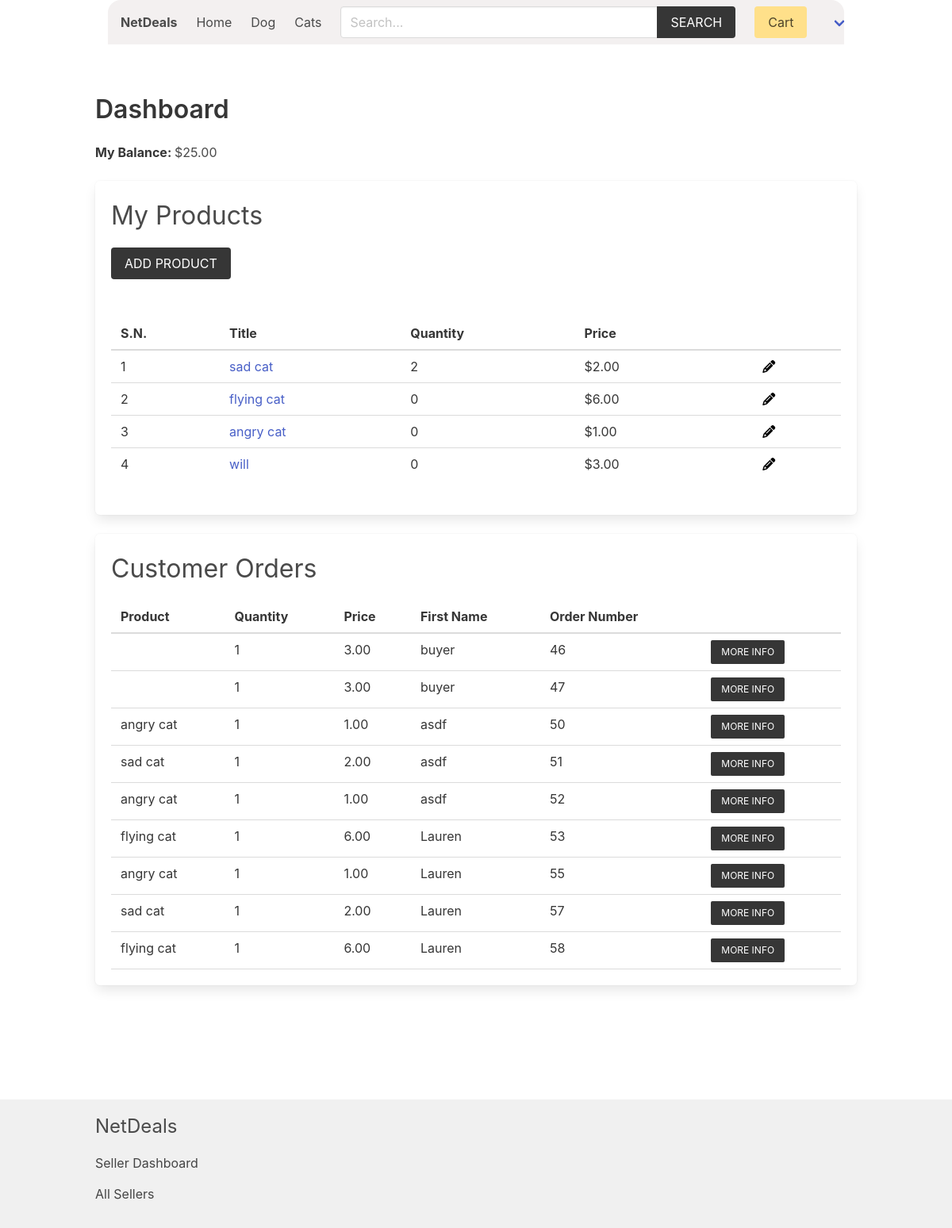
Screenshot of /seller/seller-dashboard/ (signed in) with the database file from the repository.
### product/models.py (models this page shows, shortened)
class Category(models.Model):
    title = models.CharField(max_length=50)
    slug = models.SlugField(max_length=55)
    ordering = models.IntegerField(default=0)
    class Meta:
        ordering = ['ordering']

class Product(models.Model):
    quantity = models.PositiveIntegerField(default=0)
    category = models.ForeignKey(Category, related_name='products', on_delete=models.CASCADE)
    seller = models.ForeignKey(SellerProfile, related_name="products", on_delete=models.CASCADE)
    title = models.CharField(max_length=50)
    slug = models.SlugField(max_length=55)
    description = models.TextField(blank=True, null=True)
    price = models.DecimalField(max_digits=6, decimal_places=2)
    added_date = models.DateTimeField(auto_now_add=True)
    image = models.ImageField(upload_to='uploads/', blank=True, null=True)
    thumbnail = models.ImageField(upload_to='uploads/', blank=True, null=True) # Change uploads to thumbnails
    class Meta:
        ordering = ['-added_date']

### accounts/models.py (models this page shows, shortened)
class SellerProfile(models.Model):
    is_approved = models.BooleanField(default=False) # for admin approval
    phone_number = models.CharField(max_length=15, null=True, blank=True)
    address = models.CharField(max_length=255, null=True, blank=True)
    user = models.OneToOneField(CustomUser, on_delete=models.CASCADE)
    company_name = models.CharField(max_length=100, null=True, blank=True)
    company_description = models.TextField(null=True, blank=True)
    def get_balance(self):
        print("Called get_balance function")
        OrderItem = apps.get_model('order', 'OrderItem')
        items_sold = OrderItem.objects.filter(seller_id=self.id)
        print(f"Items sold: {items_sold}")  # Add this line
        total_balance = sum(item.price * item.quantity for item in items_sold)
        print(f"Total balance: {total_balance}")  # Add this line
        return total_balance

### order/models.py (models this page shows, shortened)
class OrderItem(models.Model):
    order = models.ForeignKey(Order, related_name="items", on_delete=models.CASCADE)
    product = models.ForeignKey(Product, related_name="items", on_delete=models.SET_NULL, null=True)
    item_name = models.CharField(max_length=50, default="Unknown")
    seller = models.ForeignKey(SellerProfile, related_name="items", on_delete=models.CASCADE)
    seller_paid = models.BooleanField(default=False)
    price = models.DecimalField(max_digits=8, decimal_places=2)
    quantity = models.IntegerField(default=1)
    return_status = models.BooleanField(default=False)
    def __str__(self):
        return str(self.id)

class Order(models.Model):
    first_name = models.CharField(max_length=100)
    last_name = models.CharField(max_length=100)
    email = models.CharField(max_length=100)
    address = models.CharField(max_length=100)
    zipcode = models.CharField(max_length=100)
    place = models.CharField(max_length=100)
    phone = models.CharField(max_length=100)
    created_at = models.DateTimeField(auto_now_add=True)
    paid_amount = models.DecimalField(max_digits=8, decimal_places=2)
    sellers = models.ManyToManyField(SellerProfile, related_name="orders")
    buyer = models.ForeignKey(BuyerProfile, null=True, blank=True, on_delete=models.SET_NULL, related_name='buyer_orders')
    seller = models.ForeignKey(SellerProfile, null=True, blank=True, on_delete=models.SET_NULL, related_name='seller_orders')
    class Meta:
        ordering = ['-created_at']

### seller/views.py (the view)
# urls.py: path('seller-dashboard/', views.seller_dashboard, name="seller-dashboard"),
@login_required
@is_seller_approved
def seller_dashboard(request):
    if request.user.role != 'seller':
        return redirect('core:home')
    seller = request.user.sellerprofile
    products = seller.products.all()
    sold_items = OrderItem.objects.filter(seller=seller)
    return render(request, 'seller/seller_dashboard.html', {'seller': seller, 'products': products, 'sold_items': sold_items})

### cart/cart.py (called while the page is built)
    def __len__(self):
        return sum(item['quantity'] for item in self.cart.values())

### cart/context_processors.py (called while the page is built)
def cart(request):
    return {'cart': Cart(request)}

### product/context_processors.py (called while the page is built)
def menu_categories(request):
    categories = Category.objects.all()
    return {'categories': categories}

### templates/seller/seller_dashboard.html (shortened to what this page needs)
{% extends 'core/base.html' %}
{% block content %}
    <h1 class="title">Dashboard</h1>
    <div class="mb-5">
        <strong>My Balance: </strong> ${{seller.get_balance}} <br>
    </div>
    <div class="box">
        <h2 class="is-size-3 mb-4">My Products</h2>
        <a href="{% url 'seller:add-product' %}" class="button is-dark is-uppercase mb-6">Add Product</a>
        {% if products %}
        <table class="table is-fullwidth">
            <thead>
                <tr>
                    <th>S.N.</th>
                    <th>Title</th>
                    <th>Quantity</th>
                    <th>Price</th>
                    <th></th>
                    <th></th>
                </tr>
            </thead>
            <tbody>
                {% for product in products %}
                    <tr>
                        <td>{{ forloop.counter }}</td>
                        <td><a href="{% url 'product:product' product.category.slug product.slug %}">{{ product.title }}</a></td>
                        <td id="quantity-{{ product.id }}" data-product-id="{{ product.id }}" >{{ product.quantity }}</td>
                        <td id="price-{{ product.id }}" data-product-id="{{ product.id }}" >${{ product.price }}</td>
                        <td>
                        </td>
                        <td>
                            <span class="edit-toggle" data-product-id="{{ product.id }}">
                                <span class="icon">
                                    <i class="fa-solid fa-pencil" style="color: #000000;"></i>
                                </span>
                            </span>
                        </td>
                    </tr>
                {% endfor %}
            </tbody>
        </table>
        {% else %}
            <p class="has-text-danger">Products not added yet.</p>
        {% endif %}
    </div>
    <div class="box">
        <h2 class="is-size-3 mb-4">Customer Orders</h2>
        {% if sold_items %}
        <table class="table is-fullwidth">
            <thead>
                <tr>
                    <th>Product</th>
                    <th>Quantity</th>
                    <th>Price</th>
                    <th>First Name</th>
                    <th>Order Number</th>
                    <th></th>
                </tr>
            </thead>
            <tbody>
                {% for item in sold_items %}
                    <tr>
                        <td>{{ item.product.title }}</td>
                        <td>{{ item.quantity }}</td>
                        <td>{{ item.price }}</td>
                        <td>{{ item.order.first_name }}</td>
                        <td>{{ item.order.id }}</td>
                        <td>
                            <div class="button-container">
                              <button class="button is-dark is-uppercase is-small more-info-btn" data-detail-id="detail-{{ item.id }}" id="more-info-{{ item.id }}">More Info</button>
                            </div>
                          </td>
                    </tr>
                {% endfor %}
            </tbody>
        </table>
        {% else %}
        <p class="has-text-danger">nothing sold yet</p>
        {% endif %}
    </div>
    </div>
{% endblock content %}

### templates/core/base.html (shortened to what this page needs)
{% load static %}
{% load product_filters %}
<!DOCTYPE html>
<html lang="en">
<head>
    <link rel="stylesheet" href="https://cdn.jsdelivr.net/npm/bulma@0.9.2/css/bulma.min.css">
    <link rel="stylesheet" href="{% static 'css/main.css' %}">
</head>
<body>
    <div class="container px-4">
        <nav class="navbar px-4" role="navigation" aria-label="main navigation">
            <div class="navbar-brand">
                <a class="navbar-item" href="{% url 'core:home' %}">
                    <h1><strong>NetDeals</strong></h1>
                </a>
            </div>
            <div id="navbarBasicExample" class="navbar-menu">
                <div class="navbar-start">
                <a class="navbar-item" href="{% url 'core:home' %}">
                    Home
                </a>
                {% for category in categories %}
                    <a class="navbar-item" href="{% url 'product:category' category.slug %}">
                        {{category.title}}
                    </a>
                {% endfor %}
                </div>
                <div class="navbar-start">
                    <div class="navbar-item">
                        <form method="get" action="{% url 'product:search' %}">
                            <div class="field has-addons">
                                <div class="control">
                                    <input type="search" name="query" id="" class="input" placeholder="Search...">
                                </div>
                                <div class="control">
                                    <button class="button is-dark is-uppercase">Search</button>
                                </div>
                            </div>
                        </form>
                    </div>
                </div>
                <div class="navbar-end">
                <div class="navbar-item">
                    <a href="{% url 'cart:cart' %}" class="button is-warning">Cart {% if cart %}({{cart|length}}){% endif %}</a>
                </div>
                {% if user.role == 'seller' %}
                <div class="navbar-item has-dropdown is-hoverable">
                    <a class="navbar-link is-capitalized">
                    </a>
                </div>
                {% endif %}
                </div>
            </div>
            </nav>
    </div>
    <section class="section">
        <div class="container">
            {% block content %}{% endblock content %}
    </section>
    <div class="main-content-wrapper">
        <section class="section">
        </section>
    </div>
    <footer class="footer">
        <div class="container">
            <h3 class="is-size-4 mb-4">NetDeals</h3>
            {% if user.role == 'seller' %}
                <a href="{% url 'seller:seller-dashboard' %}">Seller Dashboard</a>
            {% endif %}
            <br>
            <a href="{% url 'seller:sellers' %}">All Sellers</a>
        </div>
    </footer>
</body>
</html>

### core/static/css/main.css (style rules this page uses)
.footer a { margin-bottom: 15px; display: inline-block; color: #444; }

### templates/core/base.html (style rules this page uses)
.navbar { z-index: 1000; background-color: #f3f0f0; border-radius: 1rem 1rem 0 0; margin-bottom: 1rem; width: 100%; position: relative; }
.navbar .input { width: 400px; }
.navbar .field.has-addons { width: 100%; }
body { display: flex; flex-direction: column; min-height: 100vh; }
.main-content-wrapper { flex-grow: 1; }
.footer { background-color: #f0f0f0; padding: 1rem 0; }

### rows the page displays
Category: title "Dog"
Category: title "Cats"
SellerProfile: get_balance "25.00"
Product: title "sad cat", quantity "2", price "2.00"
Product: title "flying cat", quantity "0", price "6.00"
Product: title "angry cat", quantity "0", price "1.00"
Product: title "will", quantity "0", price "3.00"
OrderItem: quantity "1", price "3.00", order.first_name "buyer", order.id "46"
OrderItem: quantity "1", price "3.00", order.first_name "buyer", order.id "47"
OrderItem: product "angry cat", quantity "1", price "1.00", order.first_name "asdf", order.id "50"
OrderItem: product "sad cat", quantity "1", price "2.00", order.first_name "asdf", order.id "51"
OrderItem: product "angry cat", quantity "1", price "1.00", order.first_name "asdf", order.id "52"
OrderItem: product "flying cat", quantity "1", price "6.00", order.first_name "Lauren", order.id "53"
OrderItem: product "angry cat", quantity "1", price "1.00", order.first_name "Lauren", order.id "55"
OrderItem: product "sad cat", quantity "1", price "2.00", order.first_name "Lauren", order.id "57"
OrderItem: product "flying cat", quantity "1", price "6.00", order.first_name "Lauren", order.id "58"
